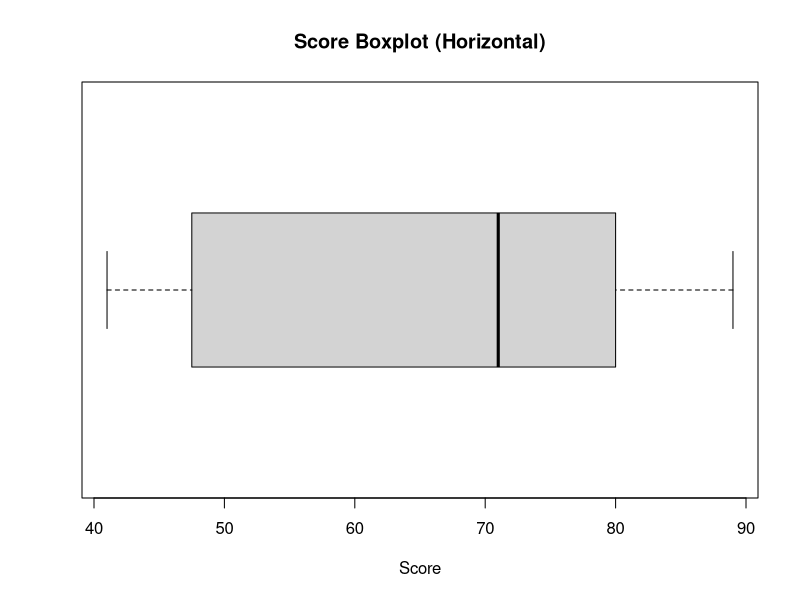

Generate this figure with R:
# ディレクトリの取得
get_script_dir <- function() {
  if (!is.null(sys.frames()[[1]]$ofile)) {
    return(dirname(normalizePath(sys.frames()[[1]]$ofile)))
  }

  args <- commandArgs(trailingOnly = FALSE)
  file_arg <- grep("--file=", args, value = TRUE)
  if (length(file_arg) > 0) {
    return(dirname(normalizePath(sub("--file=", "", file_arg))))
  }

  normalizePath(".")
}

main <- function() {
  # CSVファイルパスの読込み
  df <- data.frame(
    score = c(41, 43, 46, 47, 48, 56, 58, 71, 72, 78, 79, 81, 86, 88, 89)
  )
  print(df)
  print(typeof(df))

  # 四分位数の計算
  quartiles <- quantile(df$score, probs = c(0.25, 0.5, 0.75))
  print(quartiles)

  print(paste("第1四分位数:", quartiles[1]))
  print(paste("第2四分位数:", quartiles[2]))
  print(paste("第3四分位数:", quartiles[3]))
  print(paste("四分範囲:", quartiles[3] - quartiles[1]))
  print(paste("四分範囲:", IQR(df$score)))

  x11()
  boxplot(
    df$score,
    horizontal = TRUE,
    main = "Score Boxplot (Horizontal)",
    xlab = "Score"
  )

}

main()
